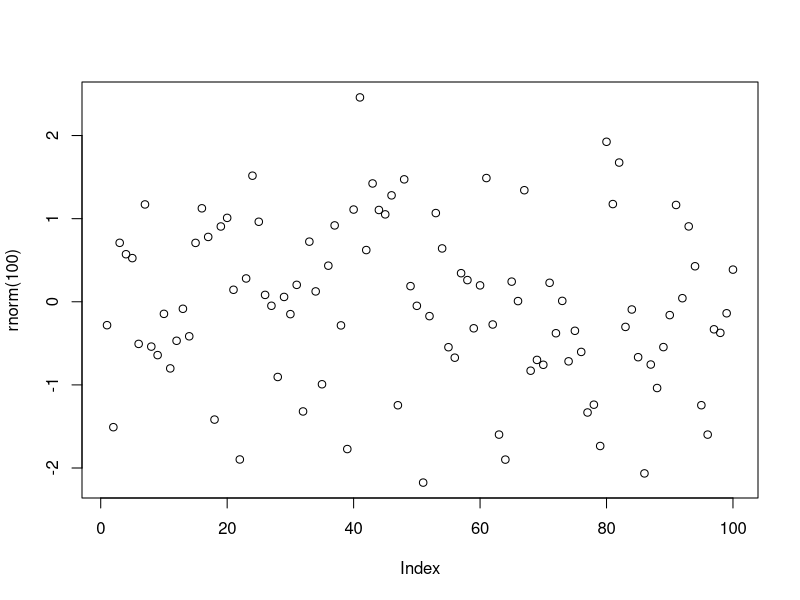
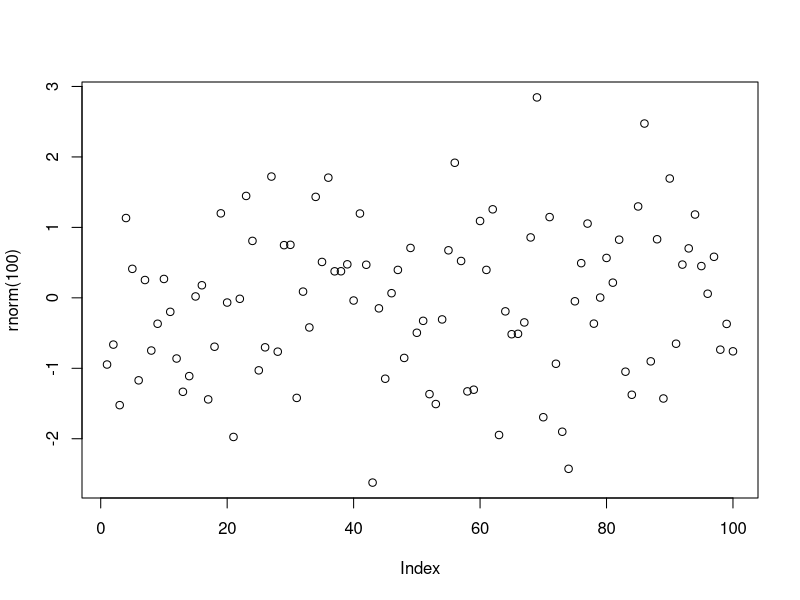
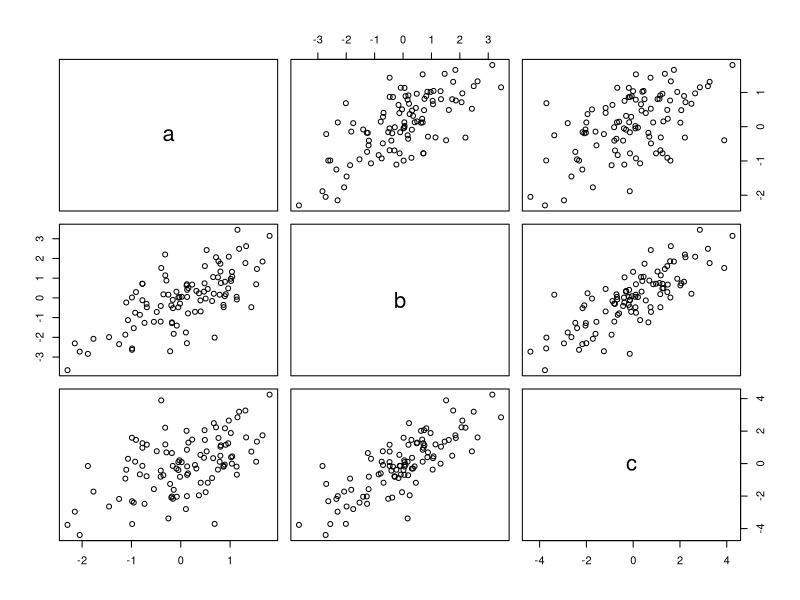
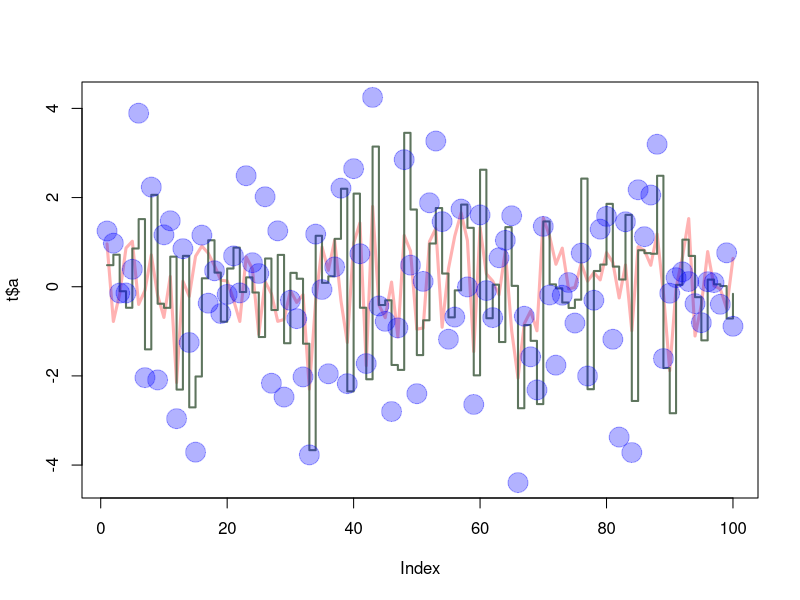
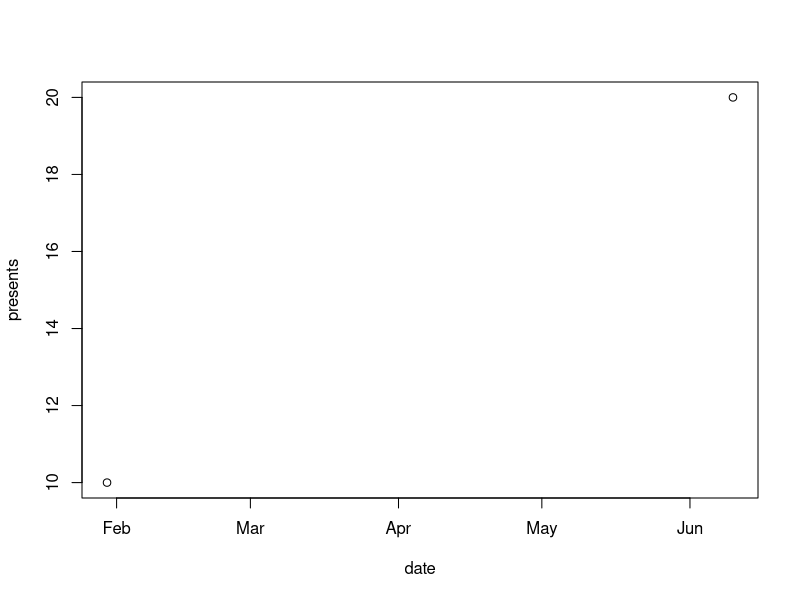

Here is the R script that generated these plots, in order:
## ---- chunk 1
((2017-2015)/(2017-1991))*100
## ---- chunk 2
x= (2017-2015)
y= (2017-1991)
percent= 100
x/y*percent
## ---- chunk 3
vector= c(4,5,8,11)
sum(vector)
## ---- chunk 4
plot(rnorm(100))
## ---- chunk 5
help(sqrt)
## ---- chunk 6
plot(rnorm(100))
## ---- chunk 7
P= seq(from=31, to=60, by=10)
Q= matrix(P,ncol=5, nrow=6)
P
Q
## ---- chunk 8
x1=rnorm(100)
x2=rnorm(100)
x3=rnorm(100)
t= data.frame(a=x1, b=x1+x2, c=x1+x2+x3)
plot(t)
## ---- chunk 9
plot(t$a, type="l", ylim=range(t), lwd=3, col=rgb(1,0,0,0.3))
lines(t$b, type="s", lwd=2, col=rgb(0.3,0.4,0.3,0.9))
points(t$c, pch=20, cex=4, col=rgb(0,0,1,0.3))
## ---- chunk 10
data= read.table(file="tst1.txt",header=TRUE)
data$g*5
## ---- chunk 11
write.table(data$g*5,file="tst2.txt",row.names=FALSE)
## ---- chunk 12
mean(sqrt(rnorm(100)))
## ---- chunk 13
date=strptime(c("20170130","20170610"),format="%Y%m%d")
presents=c(10,20)
plot(date, presents)
## ---- chunk 14
s=1:100
for(i in 1:100)
{
  if(s[i]<5 | s[i]>90)
  {
    s[i]=s[i]*10;
  } else
  {
    s[i]=s[i]*0.1;
  }
}
s
## ---- chunk 15
func= function(arg1)
{
  l= length(arg1)
  for(i in 1:l)
  {
    if(arg1[i]<5 | arg1[i]>90)
    {
      arg1[i]= arg1[i]*10
    } else
    {
      arg1[i]= arg1[i]*0.1
    }
  }
  return(arg1)
}
func(arg1=1:95)
## ---- chunk 16
a=seq(from=10, to=40, by=10)
b=seq(from=0.5, to=9.0, by=0.1)
c=seq(from=910, to=1000, by=10)
c(a,b,c)
